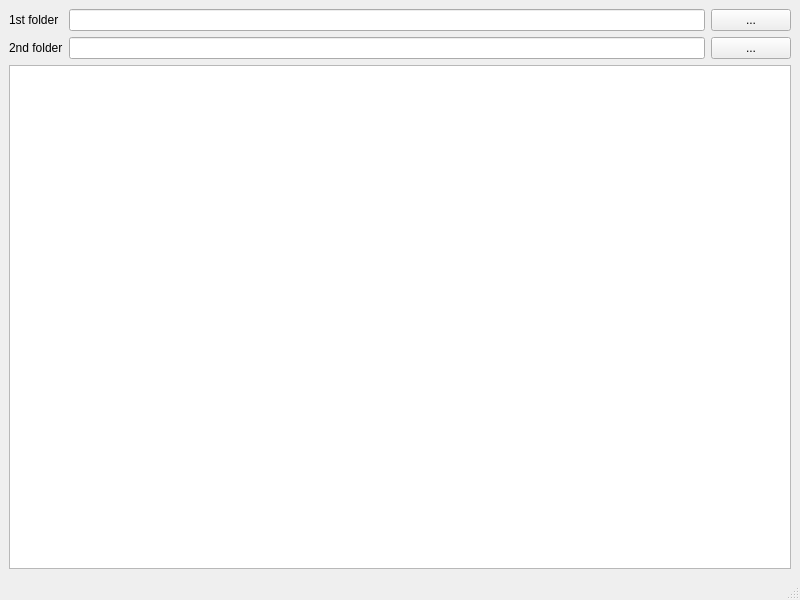
<?xml version="1.0" encoding="UTF-8"?>
<ui version="4.0">
 <class>MainWindow</class>
 <widget class="QMainWindow" name="MainWindow">
  <property name="geometry">
   <rect>
    <x>0</x>
    <y>0</y>
    <width>800</width>
    <height>600</height>
   </rect>
  </property>
  <property name="windowTitle">
   <string>MainWindow</string>
  </property>
  <widget class="QWidget" name="centralwidget">
   <layout class="QVBoxLayout" name="verticalLayout">
    <item>
     <layout class="QGridLayout" name="gridLayout">
      <item row="1" column="1">
       <widget class="QLabel" name="label_2">
        <property name="text">
         <string>2nd folder</string>
        </property>
       </widget>
      </item>
      <item row="1" column="2">
       <widget class="QLineEdit" name="lineEdit_2"/>
      </item>
      <item row="0" column="1">
       <widget class="QLabel" name="label">
        <property name="text">
         <string>1st folder</string>
        </property>
       </widget>
      </item>
      <item row="0" column="2">
       <widget class="QLineEdit" name="lineEdit"/>
      </item>
      <item row="0" column="3">
       <widget class="QPushButton" name="firstButton">
        <property name="text">
         <string>...</string>
        </property>
       </widget>
      </item>
      <item row="1" column="3">
       <widget class="QPushButton" name="secondButton">
        <property name="text">
         <string>...</string>
        </property>
       </widget>
      </item>
     </layout>
    </item>
    <item>
     <layout class="QVBoxLayout" name="verticalLayout_2">
      <item>
       <widget class="QListWidget" name="list"/>
      </item>
     </layout>
    </item>
   </layout>
  </widget>
  <widget class="QMenuBar" name="menubar">
   <property name="geometry">
    <rect>
     <x>0</x>
     <y>0</y>
     <width>800</width>
     <height>25</height>
    </rect>
   </property>
  </widget>
  <widget class="QStatusBar" name="statusbar"/>
 </widget>
 <resources/>
 <connections/>
</ui>
